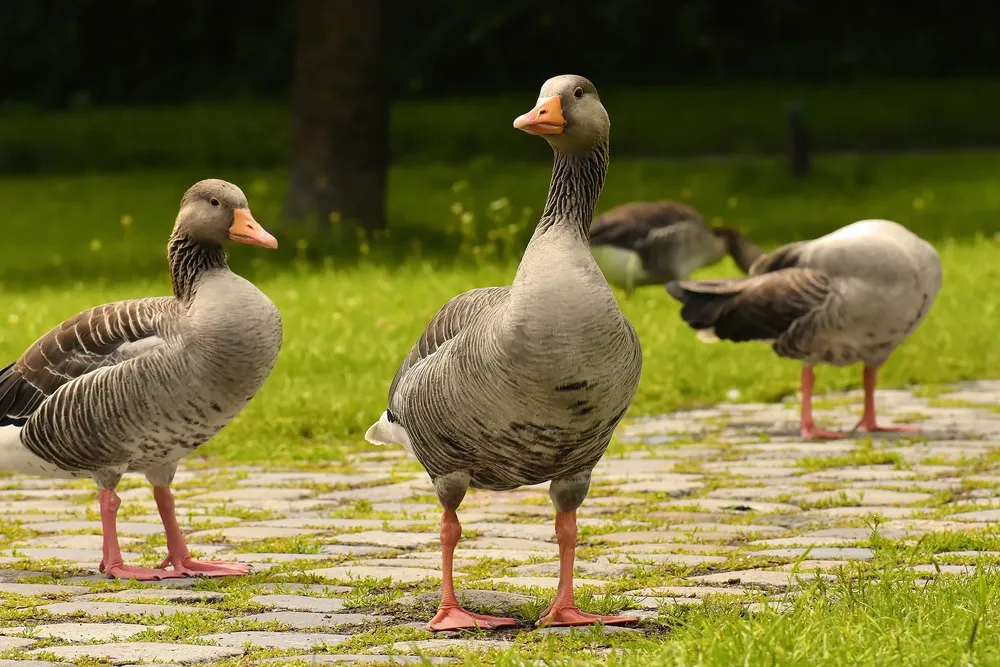
#> input picture OpenCV/geese.webp, 1000 x 667 px, shrunk from 1920 x 1280 before the run
$ jupyter execute '12강 - 이진화.ipynb'
#> lines starting #> are read from the running program, lines starting #| are printed output that depends on the picture; after the words box and inside, x2 and y2 are one past the last pixel; in counts of white or black regions, pixels touching at a corner belong together
[cell 1]
import cv2

src = cv2.imread("geese.webp", cv2.IMREAD_COLOR)
#> src is the input picture: shape (667, 1000, 3); mean B, G, R 56.6, 109.7, 115.7

gray = cv2.cvtColor(src, cv2.COLOR_BGR2GRAY)
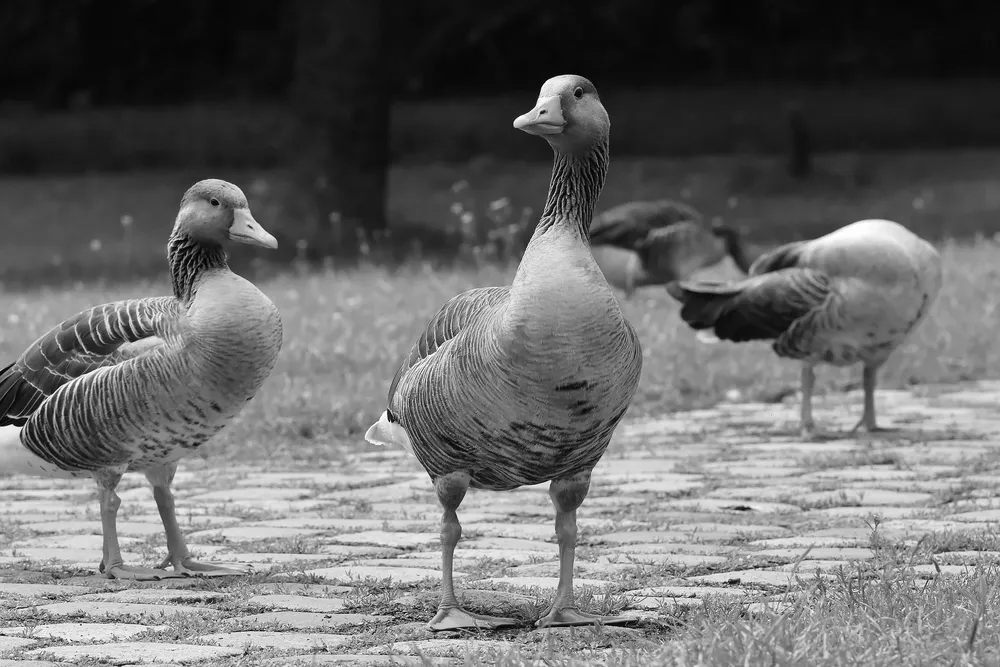
#> gray: shape (667, 1000); min 0, max 255, mean 105.4
ret, dst = cv2.threshold(gray, 100, 255, cv2.THRESH_BINARY) # 이진화 함수, cv2.threshold(입력 이미지, 임곗값, 최댓값, 형식)
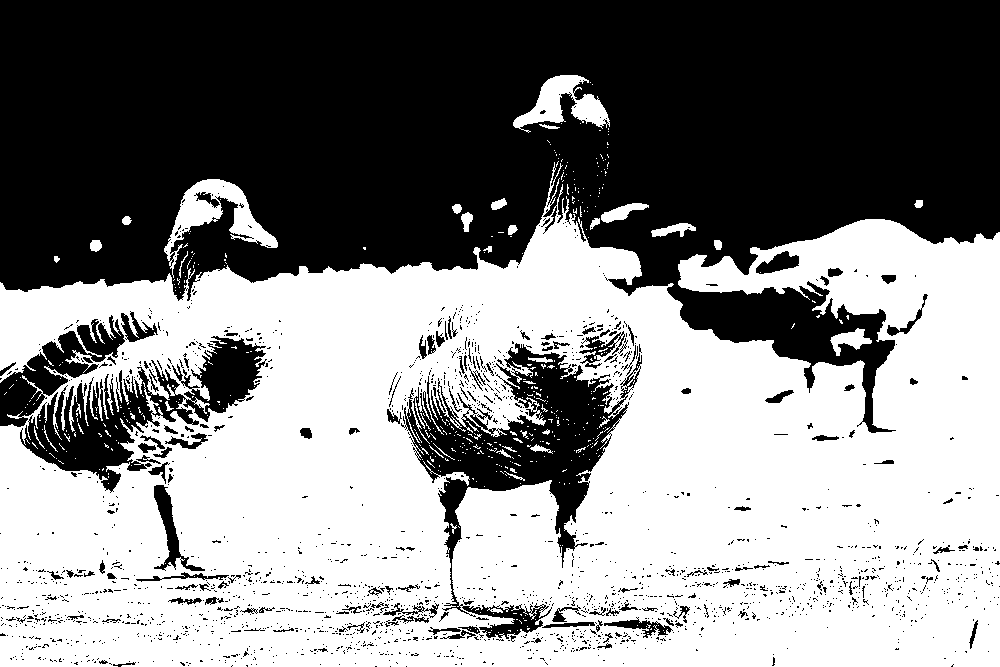
#> dst: shape (667, 1000); 52.4% white; 1981 black regions (1827 under 20 px), largest, box (x1, y1, x2, y2) and area: (0, 0, 1000, 433) 263658, (401, 343, 642, 639) 20056, (20, 336, 267, 493) 12248

cv2.imshow("dst", dst)
cv2.waitKey()
cv2.destroyAllWindows()

$ run again, with OpenCV/analysis.webp copied over OpenCV/geese.webp
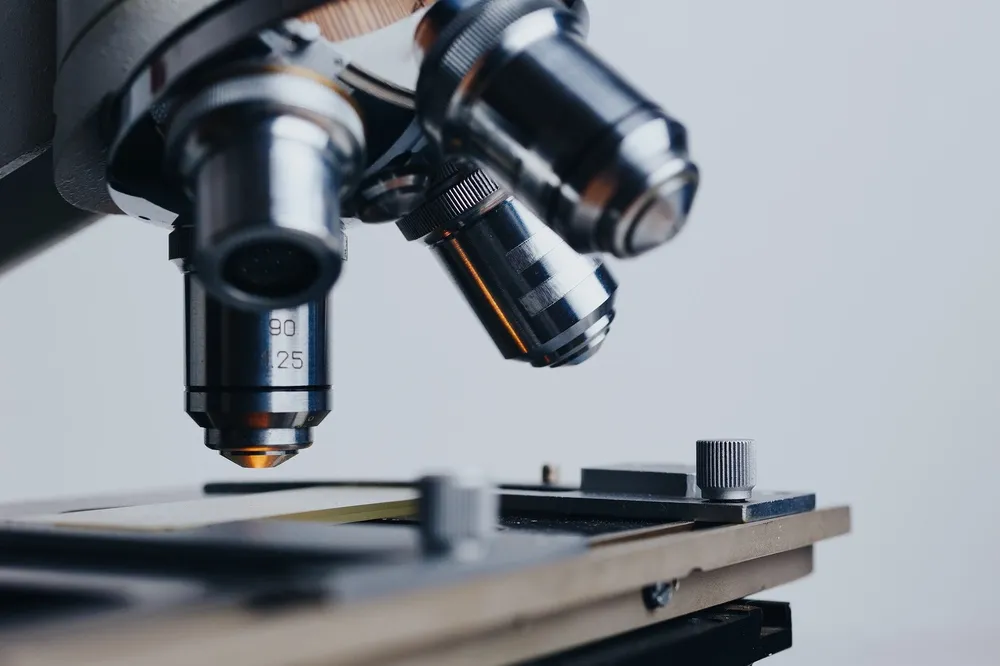
#> input picture OpenCV/analysis.webp, 1000 x 666 px, shrunk from 1920 x 1279 before the run
#> src is the input picture: shape (666, 1000, 3); mean B, G, R 146.7, 139.8, 134.2
#> `gray = cv2.cvtColor(src, cv2.COLOR_BGR2GRAY)`:
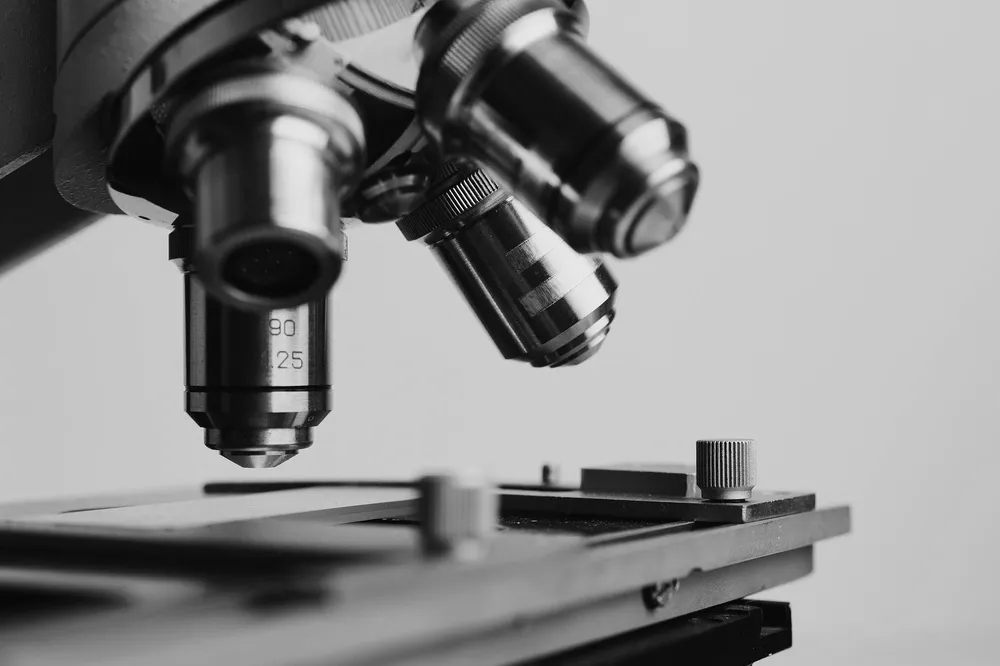
#> gray: shape (666, 1000); min 0, max 255, mean 139
#> `ret, dst = cv2.threshold(gray, 100, 255, cv2.THRESH_BINARY)`:
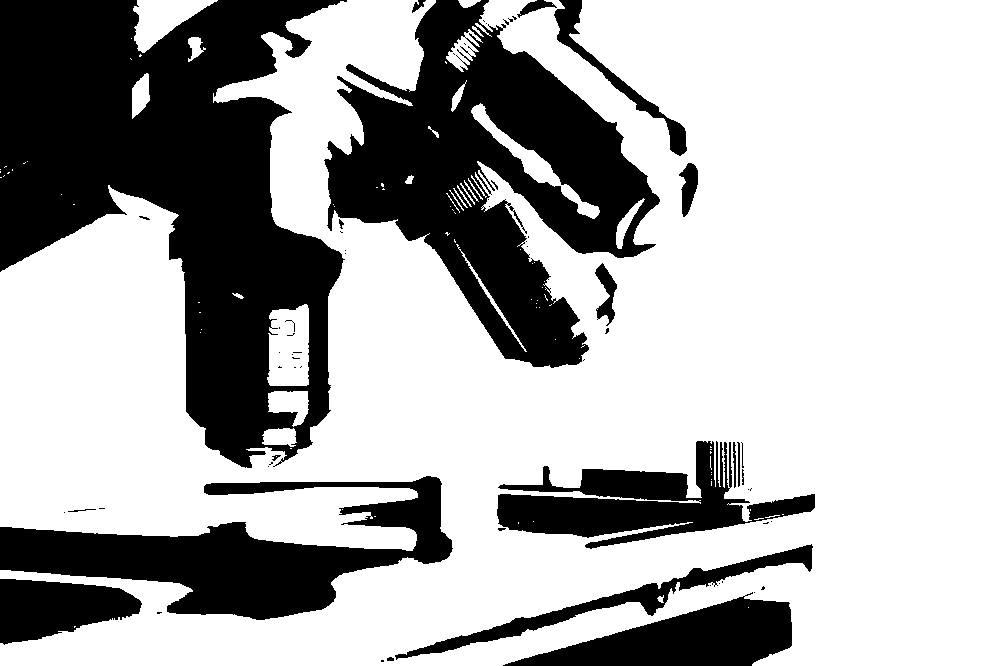
#> dst: shape (666, 1000); 68.2% white; 65 black regions (43 under 20 px), largest, box (x1, y1, x2, y2) and area: (0, 0, 347, 468) 86683, (324, 0, 660, 368) 56612, (0, 476, 453, 620) 26866
